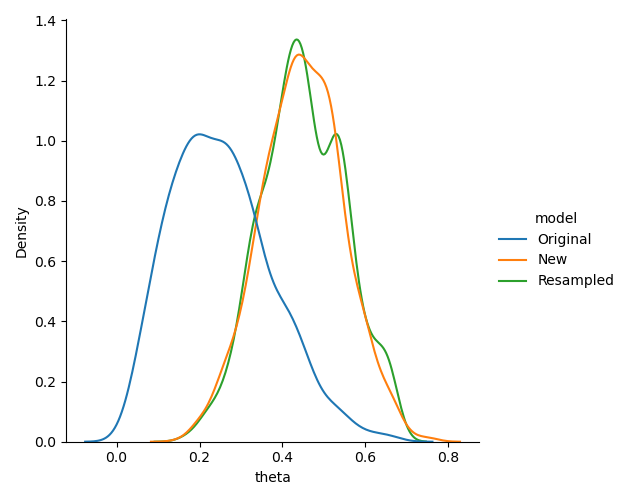

Generate this figure with Python:
import cmdstanpy
import numpy as np
import matplotlib.pyplot as plt
import seaborn
import pandas as pd
import json
from retrospectr.importance_weights import calculate_log_weights, extract_samples


model_file = "test/test_models/bernoulli/bernoulli.stan"
stan_model = cmdstanpy.CmdStanModel(stan_file=model_file)

original_data = {
    "N": 10,
    "y": [0, 1, 0, 0, 0, 0, 0, 0, 0, 1]
}

original_data_file_path = "original_data.json"
with open(original_data_file_path, "w") as f:
    json.dump(original_data, f)

original_fit = stan_model.sample(data=original_data, chains=1)

new_data = {
    "N": 20,
    "y": [0, 1, 0, 0, 0, 0, 0, 0, 0, 1, 1, 1, 0, 1, 1, 1, 0, 1, 0, 1]
}

new_data_file_path = "new_data.json"
with open(new_data_file_path, "w") as f:
    json.dump(new_data, f)


new_fit = stan_model.sample(data=new_data, chains=1)

original_samples = extract_samples(original_fit)

new_samples = extract_samples(new_fit)

log_weights = calculate_log_weights(model_file, original_samples, original_data_file_path, new_data_file_path)

resampled_iterations = np.random.choice(
    len(log_weights), size=len(log_weights), p=np.exp(log_weights.reshape(len(log_weights))))

resampled_original_samples = original_samples[resampled_iterations, :]

df_original = pd.DataFrame({
    "theta": original_samples.reshape(len(original_samples)),
    "model": "Original"})

df_new = pd.DataFrame({
    "theta": new_samples.reshape(len(new_samples)),
    "model": "New"})

df_resampled = pd.DataFrame({
    "theta": resampled_original_samples.reshape(len(resampled_original_samples)),
    "model": "Resampled"})


df = pd.concat((df_original, df_new, df_resampled))

seaborn.displot(df, x="theta", hue="model", kind="kde")
plt.show()
